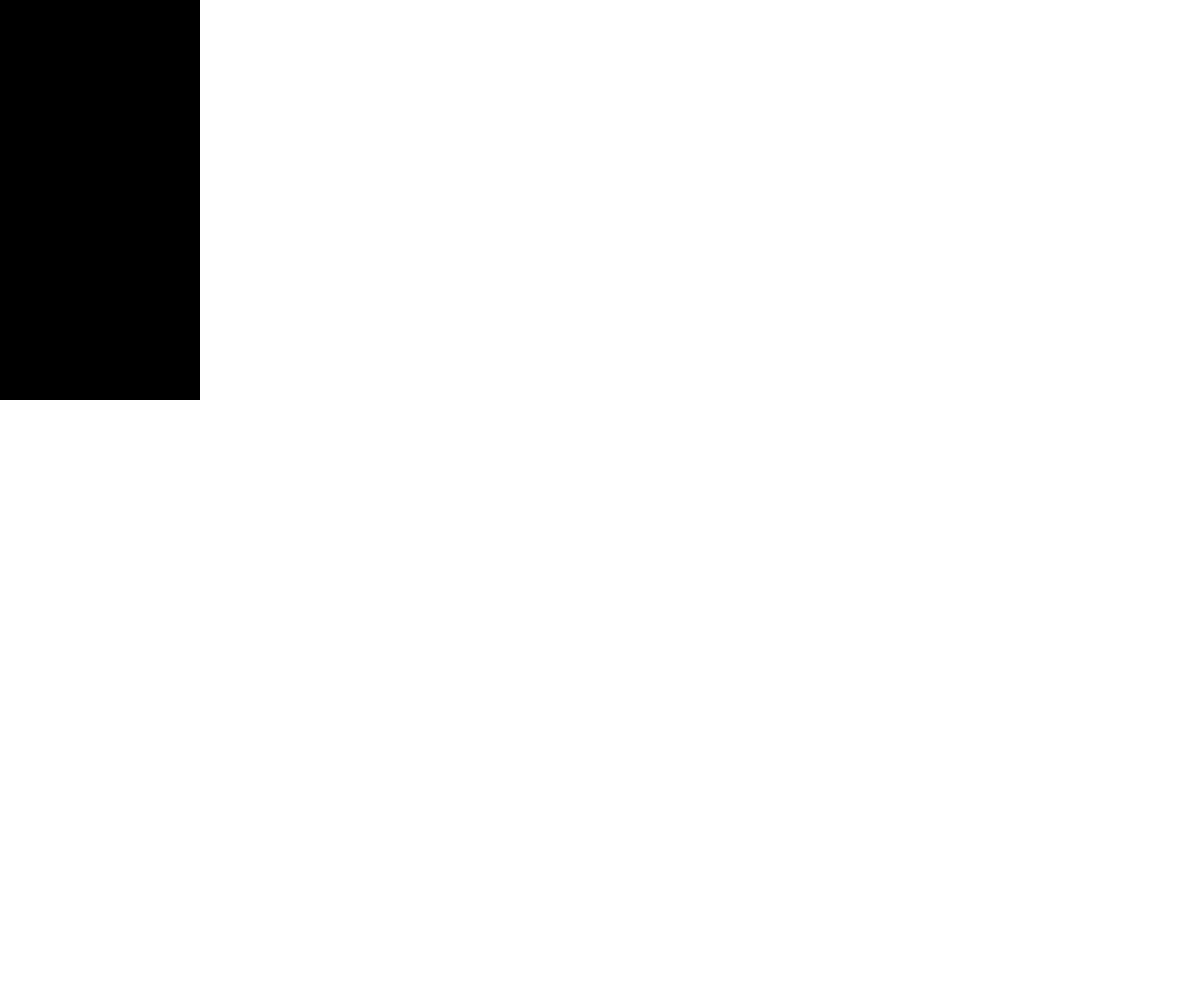
Frame 1 (no input)
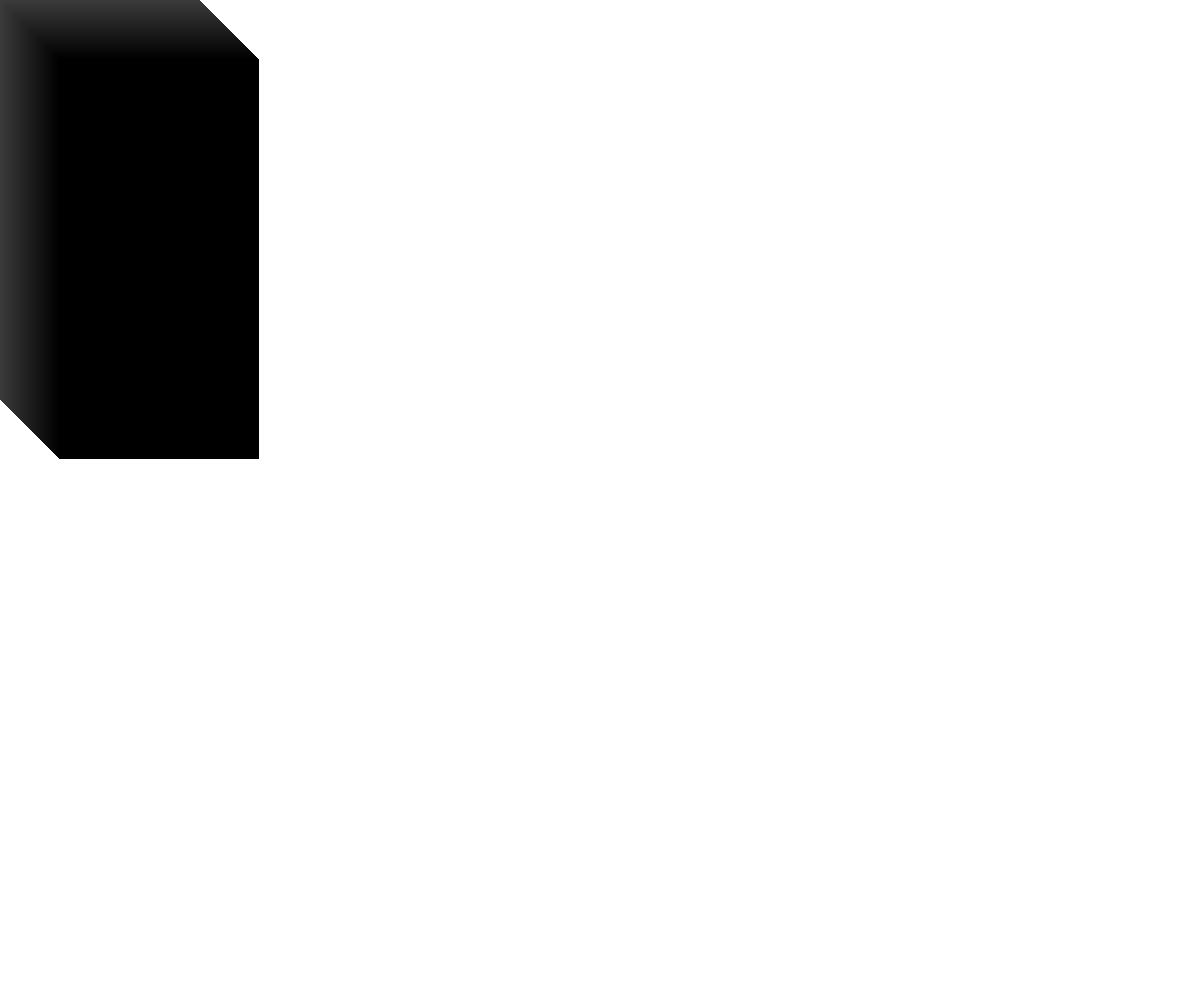
Frame 60 (no input)
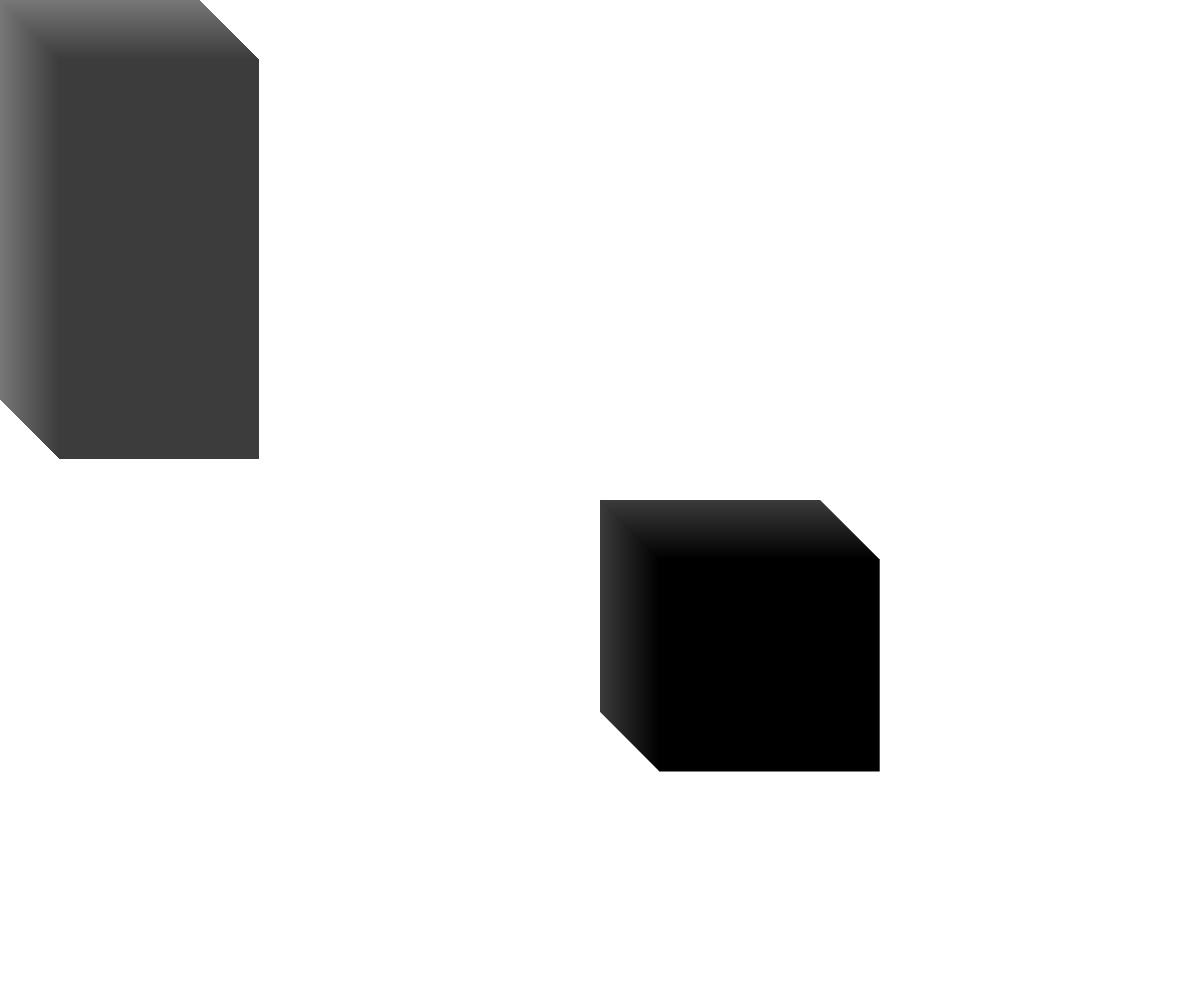
Frame 120 (the mouse pressed at the canvas centre since frame 60)

The p5.js sketch that drew these frames (run headless with seeded random() and noise() and a simulated clock; from frame 60 on, the mouse is pressed at the canvas centre):

// p5.js sketch
// ── sketch.js
let x_w, y_h;
let rectColor;

let counter = 0;

function setup() {
  createCanvas(windowWidth, windowHeight);
  rectColor = 0;
  x_w = 200;
  y_h = 400;
}

function draw() {

  // 1. Wert GRAUSTUFE, 
  // 2. Wert ALPHA 
  // ALPHA = TRANSPARENZ DES FARBWERTS

  background(200, 1);
  noStroke();
  fill(0);
  rect(mouseX+counter, mouseY+counter, x_w, y_h);
  counter = counter + 1;
}




function mousePressed(){
  console.log("MOUSE PRESSED");
  rectColor = random(100,255);

  counter = 0;

  x_w = random(200,300);
  y_h = random(100, 250); 

}
